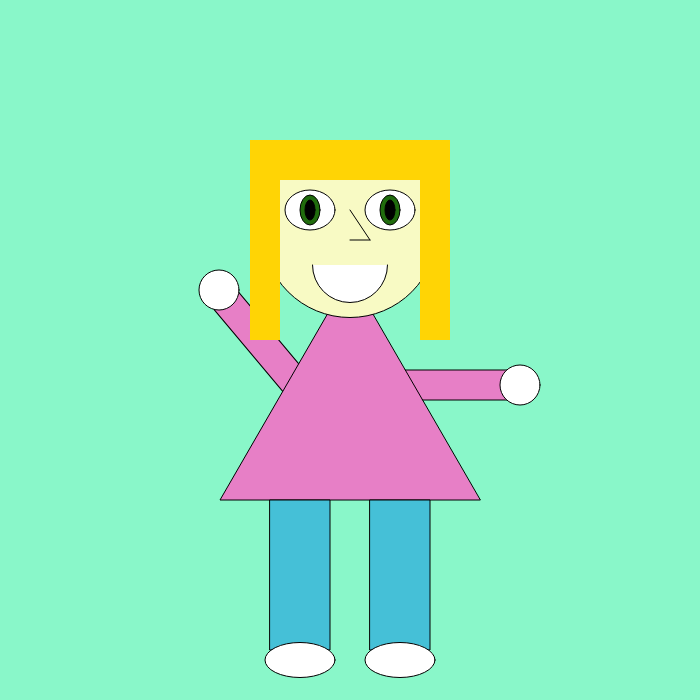
Frame 1 (no input)
Frame 60 (no input): identical to frame 1, image omitted
Frame 120 (the mouse pressed at the canvas centre since frame 60): identical to frame 1, image omitted

The p5.js sketch that drew this single still picture (run headless with seeded random() and noise() and a simulated clock; from frame 60 on, the mouse is pressed at the canvas centre):

// p5.js sketch
// ── sketch.js
function setup() {
  //create a canvas to draw on
  createCanvas( 700, 700 );

}

// starting to draw the portrait
function draw() {

  //background
  background( 'rgb(137, 247, 201)' );

  //arm1
  push();
    fill( 'rgb(231, 127, 198)' );
  rotate( radians(-40) );
  rect( -35, 375, 30, 110);
  pop();

  //arm2
  push();
    fill( 'rgb(231, 127, 198)' );
  rect( 400, 370, 110, 30);
  pop();

  //hands
  push();
  ellipse( 219, 290, 40, 40 );
  ellipse( 520, 385, 40, 40 );
  pop();

  // drawing the body
  push();
  fill( 'rgb(231, 127, 198)' );
triangle( 350, 275, 220, 500, 480, 500 );
  pop();

//legs
push();
fill( 'rgb(69, 192, 215)' );
rect( 270, 500, 60, 150 );
rect( 370, 500, 60, 150 );
pop();

//feet
push();
ellipse( 300, 660, 70, 35 );
ellipse( 400, 660, 70, 35 );
pop();

//start of the head
push();
fill( 'rgb(248, 250, 196)' );
ellipse( 350, 230, 175, 175 );
pop();

//hair
push();
noStroke();
fill( 'rgb(255, 212, 5)' );
rect( 250, 140, 180, 40 );
rect( 250, 140, 30, 200 );
rect( 420, 140, 30, 200 );
pop();

//Mouth
push();
arc( 350, 265, 75, 75, 0, PI );
pop();

//eye1
push();
fill( 'white' );
ellipse( 310, 210, 50, 40 );
pop();

//eye pupil1
push();
fill( 'rgb(32, 107, 13)' );
ellipse( 310, 210, 20, 30 );
push();
fill( 'black' );
ellipse( 310, 210, 10, 20 );
pop();
pop();

//eye2
push();
fill( 'white' );
ellipse( 390, 210, 50, 40 );
pop();

//eye pupil2
push();
fill( 'rgb(32, 107, 13)' );
ellipse( 390, 210, 20, 30 );
push();
fill( 'black' );
ellipse( 390, 210, 10, 20 );
pop();
pop();

//nose
push();
line( 350, 210, 370, 240 );
line( 370, 240, 350, 240 );
pop();

}
